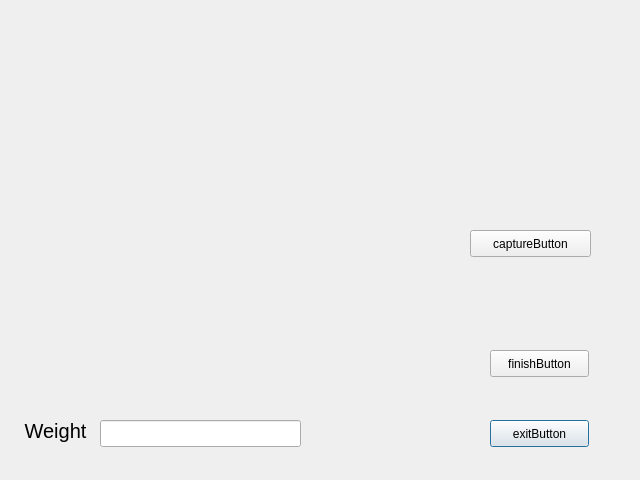
<?xml version="1.0" encoding="UTF-8"?>
<ui version="4.0">
 <class>RuKuDialog</class>
 <widget class="QDialog" name="RuKuDialog">
  <property name="geometry">
   <rect>
    <x>0</x>
    <y>0</y>
    <width>640</width>
    <height>480</height>
   </rect>
  </property>
  <property name="windowTitle">
   <string>Dialog</string>
  </property>
  <widget class="QLabel" name="cameraImage">
   <property name="geometry">
    <rect>
     <x>10</x>
     <y>20</y>
     <width>381</width>
     <height>221</height>
    </rect>
   </property>
   <property name="text">
    <string/>
   </property>
  </widget>
  <widget class="QPushButton" name="exitButton">
   <property name="geometry">
    <rect>
     <x>490</x>
     <y>420</y>
     <width>99</width>
     <height>27</height>
    </rect>
   </property>
   <property name="text">
    <string>exitButton</string>
   </property>
  </widget>
  <widget class="QPushButton" name="finishButton">
   <property name="geometry">
    <rect>
     <x>490</x>
     <y>350</y>
     <width>99</width>
     <height>27</height>
    </rect>
   </property>
   <property name="text">
    <string>finishButton</string>
   </property>
  </widget>
  <widget class="QLabel" name="label">
   <property name="geometry">
    <rect>
     <x>10</x>
     <y>410</y>
     <width>91</width>
     <height>41</height>
    </rect>
   </property>
   <property name="font">
    <font>
     <pointsize>15</pointsize>
    </font>
   </property>
   <property name="text">
    <string>Weight</string>
   </property>
   <property name="alignment">
    <set>Qt::AlignCenter</set>
   </property>
  </widget>
  <widget class="QLineEdit" name="lineEdit">
   <property name="geometry">
    <rect>
     <x>100</x>
     <y>420</y>
     <width>201</width>
     <height>27</height>
    </rect>
   </property>
   <property name="font">
    <font>
     <pointsize>13</pointsize>
    </font>
   </property>
  </widget>
  <widget class="QLabel" name="previousImage">
   <property name="geometry">
    <rect>
     <x>410</x>
     <y>10</y>
     <width>221</width>
     <height>121</height>
    </rect>
   </property>
   <property name="text">
    <string/>
   </property>
  </widget>
  <widget class="QPushButton" name="captureButton">
   <property name="geometry">
    <rect>
     <x>470</x>
     <y>230</y>
     <width>121</width>
     <height>27</height>
    </rect>
   </property>
   <property name="text">
    <string>captureButton</string>
   </property>
  </widget>
 </widget>
 <resources/>
 <connections/>
</ui>
